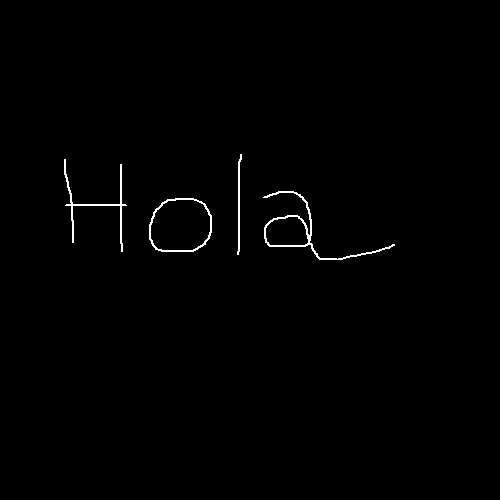
#> input picture miimagen.png, 500 x 500 px
$ jupyter execute tf03_2DVisualizar.ipynb
#> lines starting #> are read from the running program, lines starting #| are printed output that depends on the picture; after the words box and inside, x2 and y2 are one past the last pixel; in counts of white or black regions, pixels touching at a corner belong together
[cell 1]
#Librerias
import numpy as np
import matplotlib.pyplot as plt
from numpy.fft import fft,fft2,ifft, fftshift
import matplotlib.pyplot as plt
import skimage
from skimage import io
import cv2 as cv
import math

[cell 2]
#Leer una imagen
Im = io.imread('miimagen.png')
#> Im is the input picture: shape (500, 500, 4); mean R, G, B, A 1.7, 1.7, 1.7, 255
plt.imshow(Im)

[cell 3]
#Extraemos un plano de la imagen (solo si la imagen es de 3 planos)
im = Im[:,:,2]
#> im: shape (500, 500); 0.68% white in thin lines or dots, all inside (x1, y1, x2, y2) = (64, 154, 395, 260)

#Aplicamos TF y visualizamos
TF = np.fft.fftshift(np.fft.fft2(im))
plt.imshow(np.log(abs(TF)), cmap='gray')
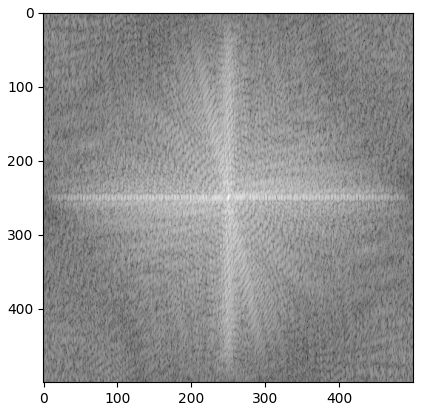
#> figure drawn by matplotlib, 1 panel
